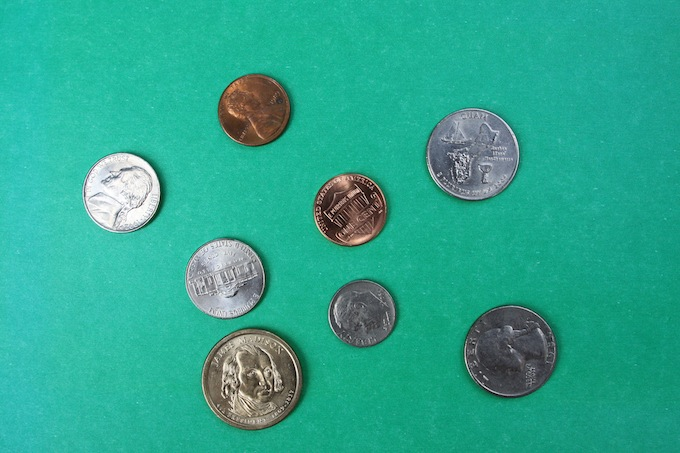
#> input picture openCV_code/TestImages/Coins1.jpg, 680 x 453 px
$ python contour.py   (older library calls are emulated)
#> lines starting #> are read from the running program, lines starting #| are printed output that depends on the picture; after the words box and inside, x2 and y2 are one past the last pixel; in counts of white or black regions, pixels touching at a corner belong together
import cv2

original_image = cv2.imread("../TestImages/Coins1.jpg")
#> original_image is the input picture: shape (453, 680, 3); mean B, G, R 143.4, 166.8, 44.8
gray_image = cv2.cvtColor(original_image, cv2.COLOR_BGR2GRAY)
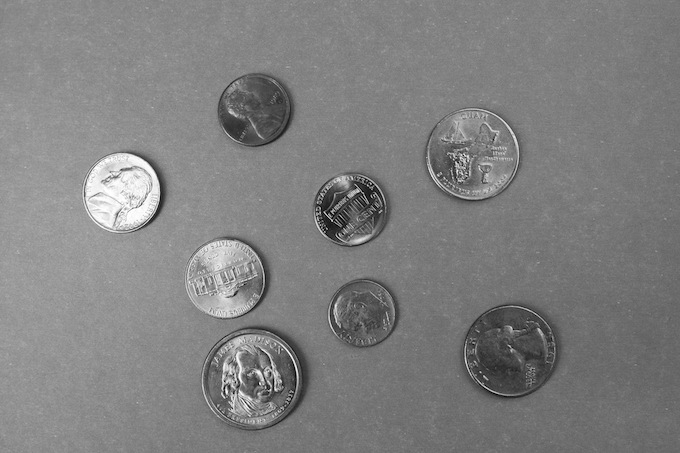
#> gray_image: shape (453, 680); min 0, max 255, mean 127.7

cv2.imshow("Original", original_image)
cv2.imshow("Original gray", gray_image)

# gray_image = cv2.GaussianBlur(gray_image, (5, 5), 0)

ret, thresh = cv2.threshold(gray_image, 130, 255, cv2.THRESH_BINARY)
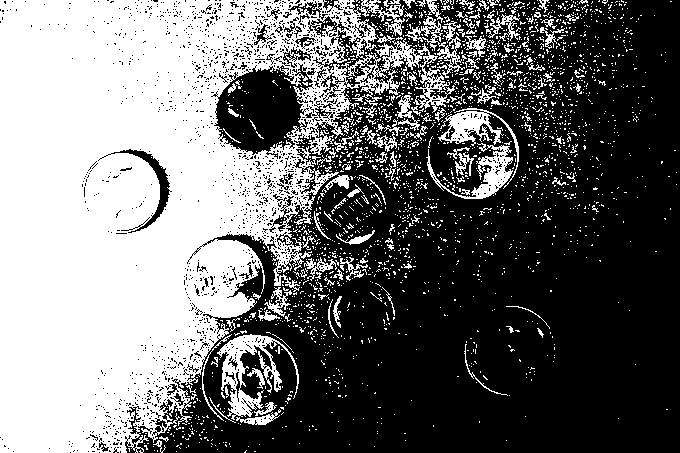
#> thresh: shape (453, 680); 43.5% white; 2429 white regions (2300 under 20 px)

im2, contrs, hier = cv2.findContours(
    thresh, cv2.RETR_TREE, cv2.CHAIN_APPROX_SIMPLE)
#> contrs = 5124 contours, 4952 with area under 20; largest, box (x1, y1, x2, y2) and area: (0, 0, 455, 453) 126596, (213, 63, 314, 156) 6074, (217, 334, 299, 420) 2134, (438, 108, 519, 189) 1175, (426, 143, 513, 199) 1166

cv2.drawContours(original_image, contrs, -1, (0, 255, 0), 1)
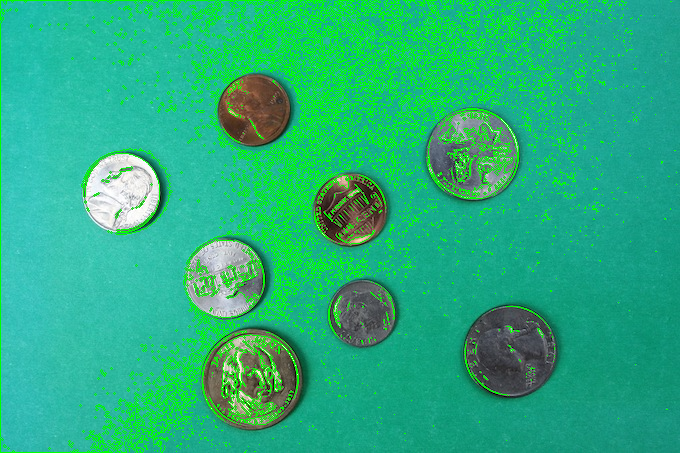
#> original_image: shape (453, 680, 3); 11.32% of pixels changed, all inside (x1, y1, x2, y2) = (0, 0, 677, 453)

cv2.imshow("Contours", original_image)

cv2.waitKey(0)

$ run again, with openCV_code/TestImages/Coins2.jpg copied over openCV_code/TestImages/Coins1.jpg
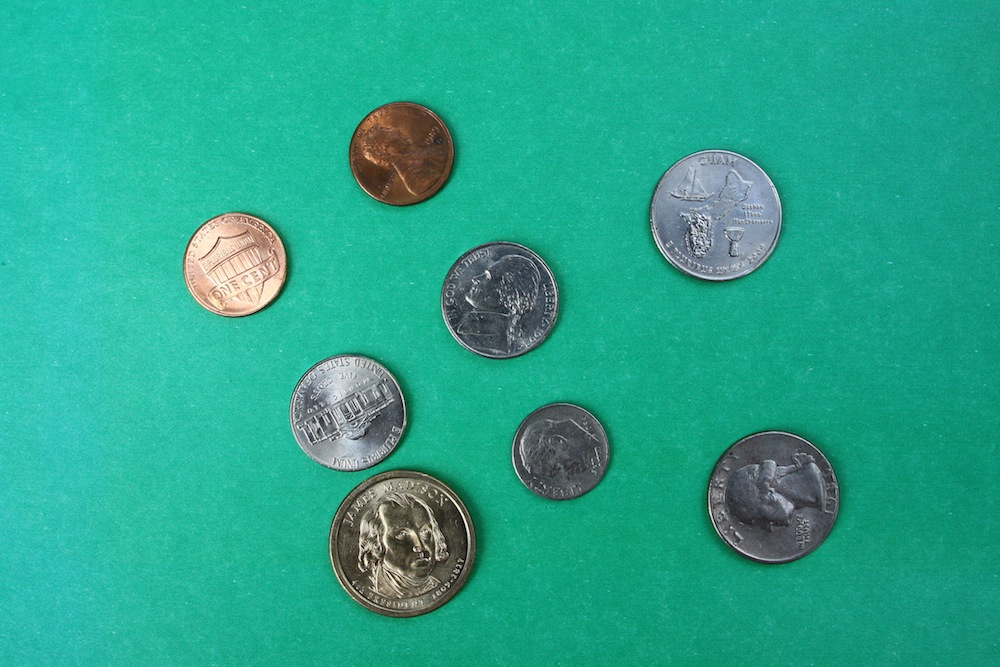
#> input picture openCV_code/TestImages/Coins2.jpg, 1000 x 667 px
#> original_image is the input picture: shape (667, 1000, 3); mean B, G, R 140.5, 165.1, 40.2
#> `ret, thresh = cv2.threshold(gray_image, 130, 255, cv2.THRESH_BINARY)`:
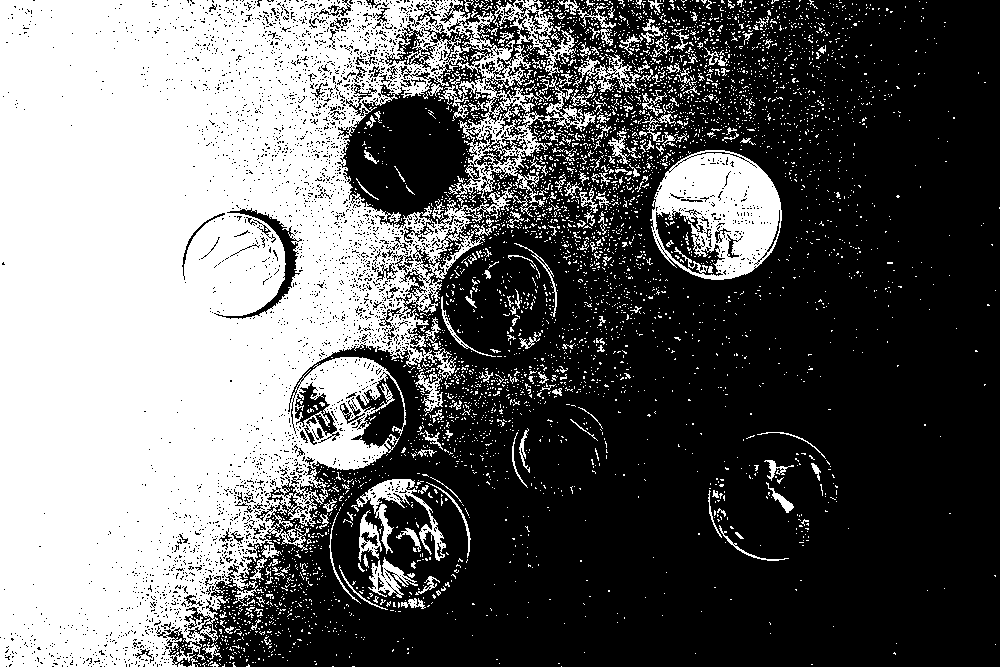
#> thresh: shape (667, 1000); 40.5% white; 4437 white regions (4220 under 20 px)
#> contrs = 9850 contours, 9503 with area under 20; largest, box (x1, y1, x2, y2) and area: (0, 0, 596, 667) 245100, (650, 150, 782, 280) 13148, (655, 211, 726, 277) 2182, (215, 207, 301, 320) 1552, (356, 479, 446, 561) 1520
#> `cv2.drawContours(original_image, contrs, -1, (0, 255, 0), 1)`:
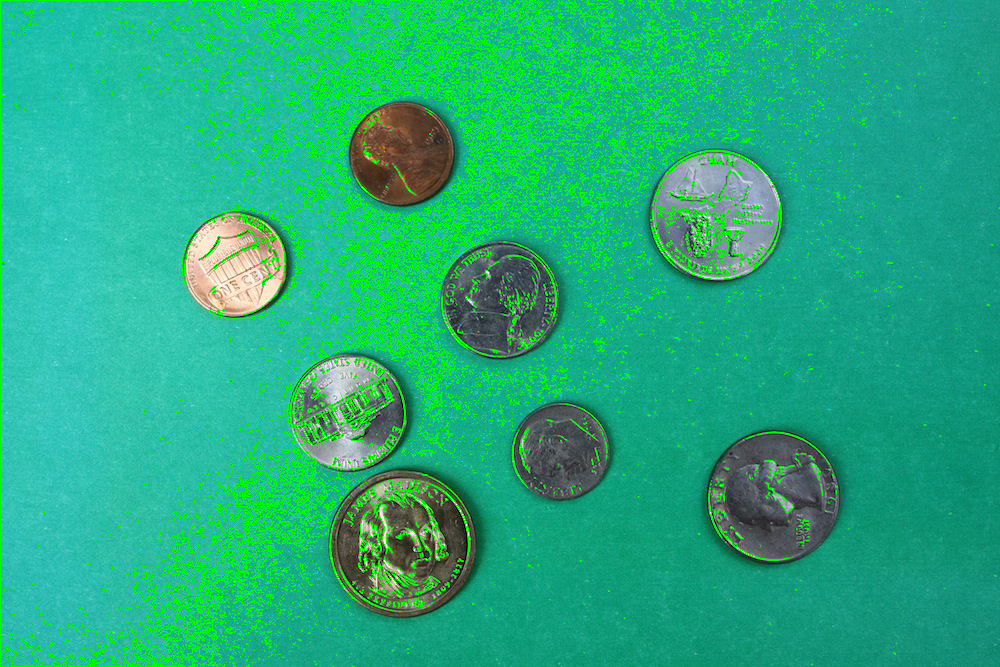
#> original_image: shape (667, 1000, 3); 9.9% of pixels changed, all inside (x1, y1, x2, y2) = (0, 0, 1000, 667)

$ run again, with openCV_code/TestImages/Blowhole013.jpg copied over openCV_code/TestImages/Coins1.jpg
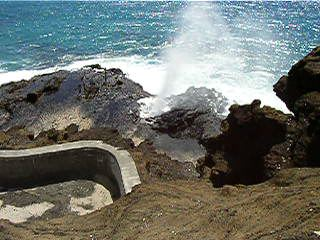
#> input picture openCV_code/TestImages/Blowhole013.jpg, 320 x 240 px
#> original_image is the input picture: shape (240, 320, 3); mean B, G, R 107.7, 113.1, 108.1
#> `ret, thresh = cv2.threshold(gray_image, 130, 255, cv2.THRESH_BINARY)`:
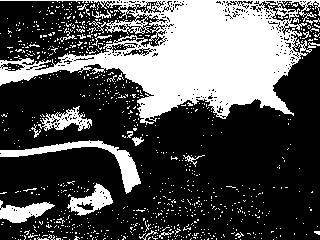
#> thresh: shape (240, 320); 31.7% white; 857 white regions (836 under 20 px)
#> contrs = 1346 contours, 1307 with area under 20; largest, box (x1, y1, x2, y2) and area: (0, 0, 320, 125) 19030, (0, 140, 141, 194) 1204, (67, 183, 113, 216) 674, (0, 200, 55, 223) 601, (38, 106, 92, 131) 552
#> `cv2.drawContours(original_image, contrs, -1, (0, 255, 0), 1)`:
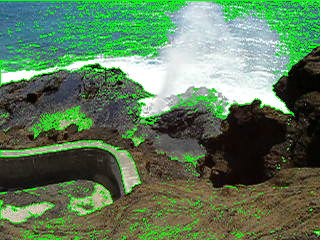
#> original_image: shape (240, 320, 3); 10.65% of pixels changed, all inside (x1, y1, x2, y2) = (0, 0, 320, 240)
